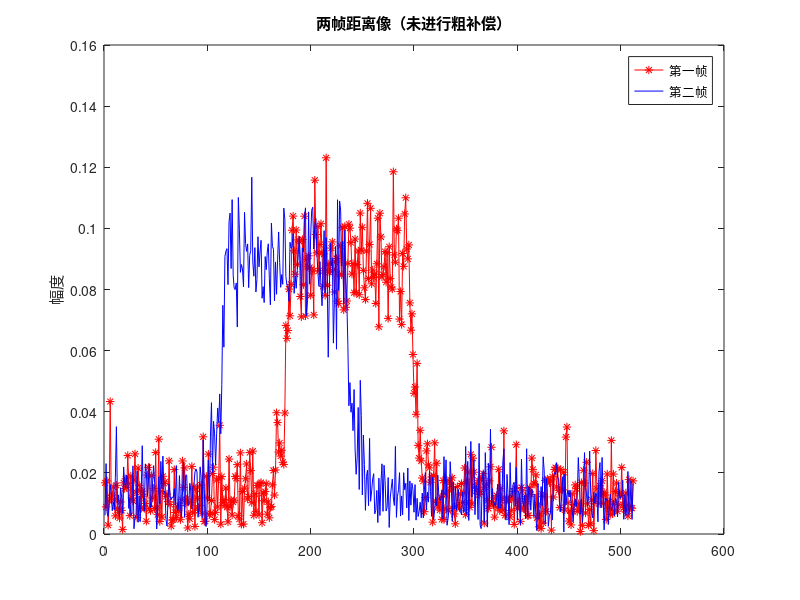
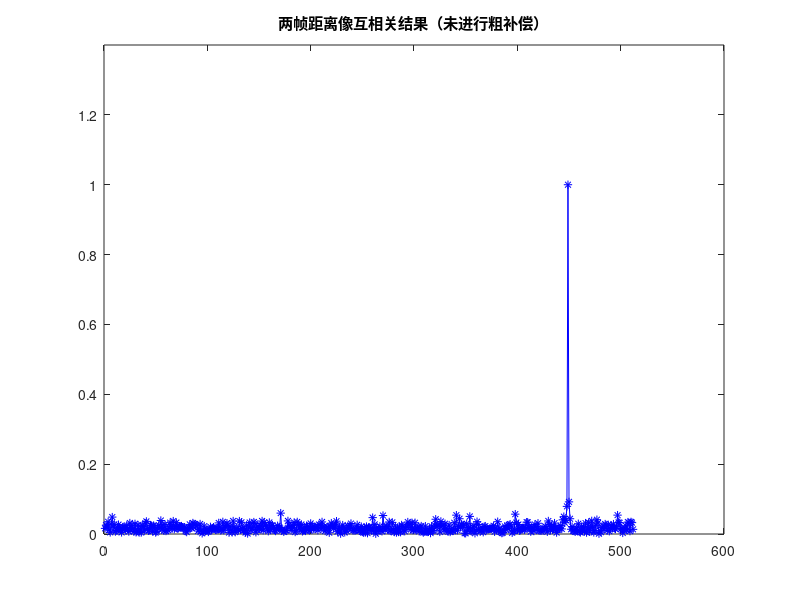
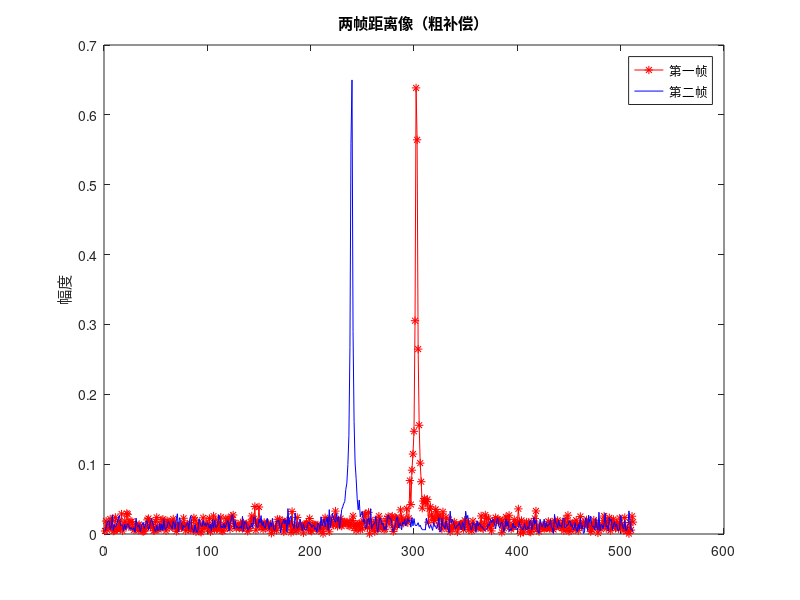
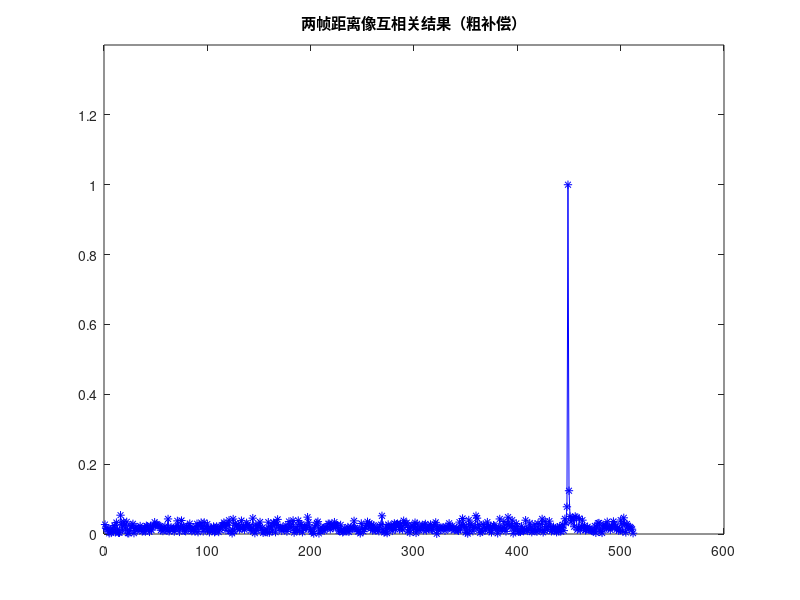

These charts were generated, in order, by the following MATLAB code:
%% 参数定义
C=3e8;
f0=9e9;  
df=2e6;
N=512;
tao=0.25e-6;
Tr=10e-6;
R0=2000;
v=1800;
SNR=10;%db
m=1;%帧间间隔
%% 两帧距离像以及互相关算法
s0=zeros(1,N);
sm=zeros(1,N);
for i=1:1:N
    s0(i)=s0(i)+exp(-1i*2*pi*(f0+i*df)*2*(R0-i*v*Tr)/C);
    sm(i)=sm(i)+exp(-1i*2*pi*(f0+i*df)*2*(R0-(i+m*N)*v*Tr)/C);
end
%添加噪声
s0=awgn(s0,SNR);
sm=awgn(sm,SNR);
%距离像y0、ym
figure(1)
y0=ifft(s0);
ym=ifft(sm);
plot(abs(y0),"-*r");
ylabel('幅度');
hold on;
plot(abs(ym),"b");
title('两帧距离像（未进行粗补偿）');
legend('第一帧','第二帧');
saveas(gcf,'Range Profile1.emf');
%距离像互相关算法
Rom=ifft(conj(sm).*s0);
figure(2)
plot(N:-1:1,abs(Rom/max(Rom)),"-*b");
ylim([0 1.4]);
title('两帧距离像互相关结果（未进行粗补偿）');
saveas(gcf,'Interdependent1.emf');
%获取最大速度对应的k0值
[kmax,k0]=max(Rom);
%% 二次相位粗补偿
%用测量的速度v0对目标进行二次相位粗补偿
v0=(k0*C)/(2*m*(N^2)*Tr*df);
dv=C/(4*m*(N^2)*Tr*df);
s01=zeros(1,N);
sm1=zeros(1,N);
for i=1:1:N
    % s01(i)=s0(i)+s0(i)*exp(-1i*2*pi*i*df*(2*v0*i*Tr/C));
    % sm1(i)=sm(i)+sm(i)*exp(-1i*2*pi*i*df*(2*v0*i*Tr/C));
    s01(i)=s01(i)+exp(-1i*2*pi*(f0+i*df)*2*(R0-i*v*Tr)/C)*exp(-1i*2*pi*i*df*(2*v0*i*Tr/C));
    sm1(i)=sm1(i)+exp(-1i*2*pi*(f0+i*df)*2*(R0-(i+m*N)*v*Tr)/C)*exp(-1i*2*pi*i*df*(2*v0*i*Tr/C));
end
%添加噪声
s01=awgn(s01,SNR);
sm1=awgn(sm1,SNR);
%距离像y01、ym1
figure(3)
y01=ifft(s01);
ym1=ifft(sm1);
plot(abs(y01),"-*r");
ylabel('幅度');
hold on;
plot(abs(ym1),"b");
title('两帧距离像（粗补偿）');
legend('第一帧','第二帧');
saveas(gcf,'Range Profile3.emf');
%距离像互相关算法
Rom1=ifft(conj(sm1).*s01);
figure(4)
plot(N:-1:1,abs(Rom1/max(Rom1)),"-*b");
ylim([0 1.4]);
title('两帧距离像互相关结果（粗补偿）');
saveas(gcf,'Interdependent2.emf');